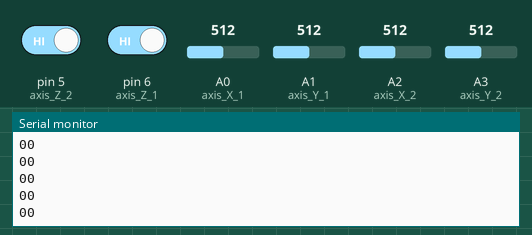
Simulated run of this sketch. Board: Arduino Uno, built with avr-gcc and run on an emulated ATmega328P. Parts: the last lines printed to the serial monitor. The inputs (shaded band) are chosen by the test bench; at power-on: A0 (axis_X_1) = 512, A2 (axis_X_2) = 512, A1 (axis_Y_1) = 512, pin 6 (axis_Z_1) HIGH, A3 (axis_Y_2) = 512, pin 5 (axis_Z_2) HIGH.

Above: at 1.2 s.
1.3 s: A0 (axis_X_1) set to 610
At 1.34 s:
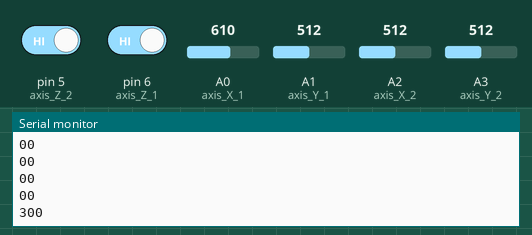
2.8 s: A2 (axis_X_2) set to 610
At 2.89 s:
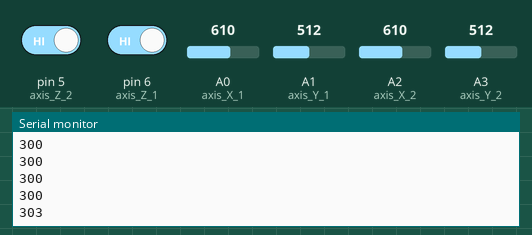
4.3 s: A1 (axis_Y_1) set to 610
At 4.32 s:
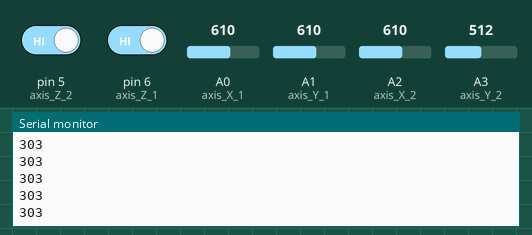
5.8 s: pin 6 (axis_Z_1) driven LOW
At 5.98 s:
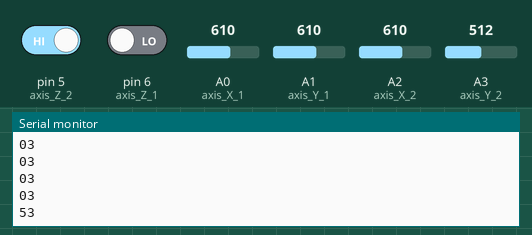
7.3 s: A3 (axis_Y_2) set to 610
At 7.31 s:
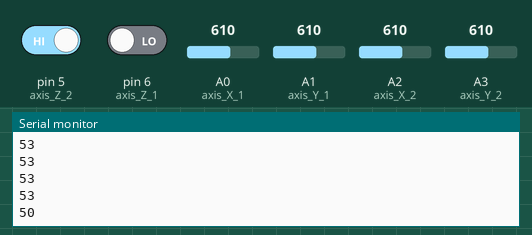
8.8 s: pin 5 (axis_Z_2) driven LOW
At 8.86 s:
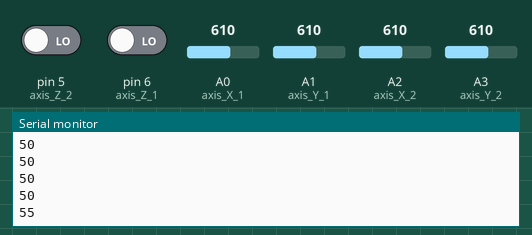
Timing chart, 0 to 11.3 s (numbered marks = the images above; inputs shaded):
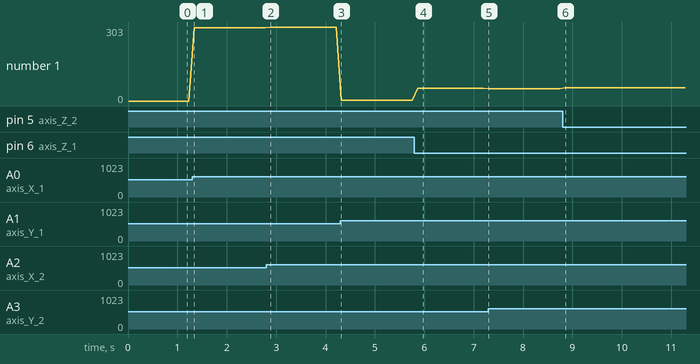

Measured:
- after the input at 1.3 s, the serial monitor: prints a new line at once (image 1)
- after the input at 2.8 s, the serial monitor: prints a new line after 0.09 s (image 2)
- after the input at 5.8 s, the serial monitor: prints a new line after 0.07 s (image 4)
- after the input at 7.3 s, the serial monitor: prints a new line at once (image 5)
- after the input at 8.8 s, the serial monitor: prints a new line after 0.06 s (image 6)
- plotted number 1: 0 → 300 after the input at 1.3 s, 300 → 303 after the input at 2.8 s, 303 → 3 after the input at 4.3 s, 3 → 53 after the input at 5.8 s, 53 → 50 after the input at 7.3 s

The sketch:

SnakeMultiplayerArduino.ino
```cpp
#define axis_X_1 0  //X-координаты 1 джойстика
#define axis_Y_1 1  //Y-координаты 2 джойстика
#define axis_X_2 2  //X-координаты 1 джойстика
#define axis_Y_2 3  //Y-координаты 2 Джойстика
#define axis_Z_1 6  //Z-координаты 1 Джойстика
#define axis_Z_2 5  //Z-координаты 2 Джойстика

int X1;
int Y1;
int X2;
int Y2;
int Z1;
int Z2;
String output;

void setup() {
  Serial.begin(9600);
  pinMode(axis_Z_1, INPUT);
  pinMode(axis_Z_2, INPUT);
}

void loop() {

  delay(10);

  output = "";

  X1 = analogRead(axis_X_1);
  Y1 = analogRead(axis_Y_1);
  X2 = analogRead(axis_X_2);
  Y2 = analogRead(axis_Y_2);
  Z1= digitalRead(axis_Z_1);
  Z2= digitalRead(axis_Z_2);
  /*
   * 0 - нет
   * 1 - верх
   * 2 - низ
   * 3 - право
   * 4 - лево
   */

  if (Y1>600 && X1<600 && X1>200) output += 1;
  else if (Y1<200 && X1<600 && X1>200) output += 2;
  else if (X1>600 && Y1<600 && Y1>200) output += 3;
  else if (X1<200 && Y1<600 && Y1>200) output += 4;
  if (Z1==0) output+=5;
  else output += 0;

  if (Y2>600 && X2<600 && X2>200) output += 1;
  else if (Y2<200 && X2<600 && X2>200) output += 2;
  else if (X2>600 && Y2<600 && Y2>200) output += 3;
  else if (X2<200 && Y2<600 && Y2>200) output += 4;
  else if (Z2==0) output+=5;
  else output += 0;

  Serial.println(output);
  delay(100);
}
```
